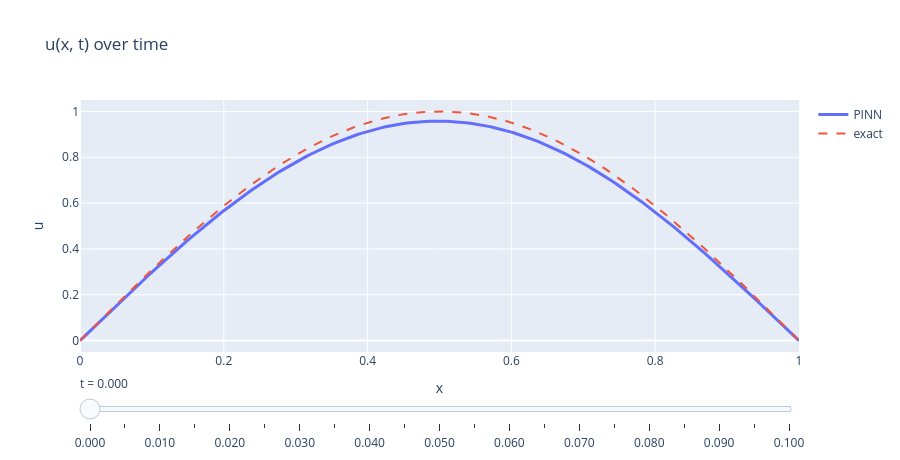

The code cell stored with this chart in its notebook:
### Markdown cell above
## Interactive exploration

A slider over time, using Plotly.

> GitHub's notebook viewer does not execute JavaScript, so this figure appears blank
> on github.com. Run the notebook locally to use it.

### Code cell
import plotly.graph_objects as go

sl_x = torch.linspace(0, 1, 201, device=device).unsqueeze(1)
frames, slider_steps = [], []
tvals = torch.linspace(0, T, 21)

for i, tv in enumerate(tvals):
    tt = torch.full_like(sl_x, float(tv))
    with torch.no_grad():
        p = model(sl_x, tt).squeeze(1).cpu()
    e = exact_u(sl_x, tt).squeeze(1).cpu()
    frames.append(go.Frame(data=[go.Scatter(y=p), go.Scatter(y=e)], name=f"{i}"))
    slider_steps.append(
        dict(method="animate", label=f"{float(tv):.3f}", args=[[f"{i}"], dict(mode="immediate")])
    )

x_axis = sl_x.squeeze(1).cpu()
fig = go.Figure(
    data=[
        go.Scatter(x=x_axis, y=frames[0].data[0].y, name="PINN", line=dict(width=3)),
        go.Scatter(x=x_axis, y=frames[0].data[1].y, name="exact", line=dict(width=2, dash="dash")),
    ],
    frames=frames,
)
fig.update_layout(
    title="u(x, t) over time",
    xaxis_title="x",
    yaxis_title="u",
    yaxis_range=[-0.05, 1.05],
    height=460,
    sliders=[dict(active=0, currentvalue=dict(prefix="t = "), steps=slider_steps)],
)
fig.show()

### Figure 1 — Plotly figure (JSON) as saved in the notebook; plotly's stock layout.template omitted (floating-point values rounded to 4 significant figures; data arrays with more than 128 entries replaced by an {"elided": "..."} marker saying what was removed)
{"data": [{"line": {"width": 3}, "name": "PINN", "type": "scatter", "x": {"elided": "201 float values"}, "y": {"elided": "201 float values"}}, {"line": {"dash": "dash", "width": 2}, "name": "exact", "type": "scatter", "x": {"elided": "201 float values"}, "y": {"elided": "201 float values"}}], "layout": {"height": 460, "sliders": [{"active": 0, "currentvalue": {"prefix": "t = "}, "steps": [{"args": [["0"], {"mode": "immediate"}], "label": "0.000", "method": "animate"}, {"args": [["1"], {"mode": "immediate"}], "label": "0.005", "method": "animate"}, {"args": [["2"], {"mode": "immediate"}], "label": "0.010", "method": "animate"}, {"args": [["3"], {"mode": "immediate"}], "label": "0.015", "method": "animate"}, {"args": [["4"], {"mode": "immediate"}], "label": "0.020", "method": "animate"}, {"args": [["5"], {"mode": "immediate"}], "label": "0.025", "method": "animate"}, {"args": [["6"], {"mode": "immediate"}], "label": "0.030", "method": "animate"}, {"args": [["7"], {"mode": "immediate"}], "label": "0.035", "method": "animate"}, {"args": [["8"], {"mode": "immediate"}], "label": "0.040", "method": "animate"}, {"args": [["9"], {"mode": "immediate"}], "label": "0.045", "method": "animate"}, {"args": [["10"], {"mode": "immediate"}], "label": "0.050", "method": "animate"}, {"args": [["11"], {"mode": "immediate"}], "label": "0.055", "method": "animate"}, {"args": [["12"], {"mode": "immediate"}], "label": "0.060", "method": "animate"}, {"args": [["13"], {"mode": "immediate"}], "label": "0.065", "method": "animate"}, {"args": [["14"], {"mode": "immediate"}], "label": "0.070", "method": "animate"}, {"args": [["15"], {"mode": "immediate"}], "label": "0.075", "method": "animate"}, {"args": [["16"], {"mode": "immediate"}], "label": "0.080", "method": "animate"}, {"args": [["17"], {"mode": "immediate"}], "label": "0.085", "method": "animate"}, {"args": [["18"], {"mode": "immediate"}], "label": "0.090", "method": "animate"}, {"args": [["19"], {"mode": "immediate"}], "label": "0.095", "method": "animate"}, {"args": [["20"], {"mode": "immediate"}], "label": "0.100", "method": "animate"}]}], "title": {"text": "u(x, t) over time"}, "xaxis": {"title": {"text": "x"}}, "yaxis": {"range": [-0.05, 1.05], "title": {"text": "u"}}}}
